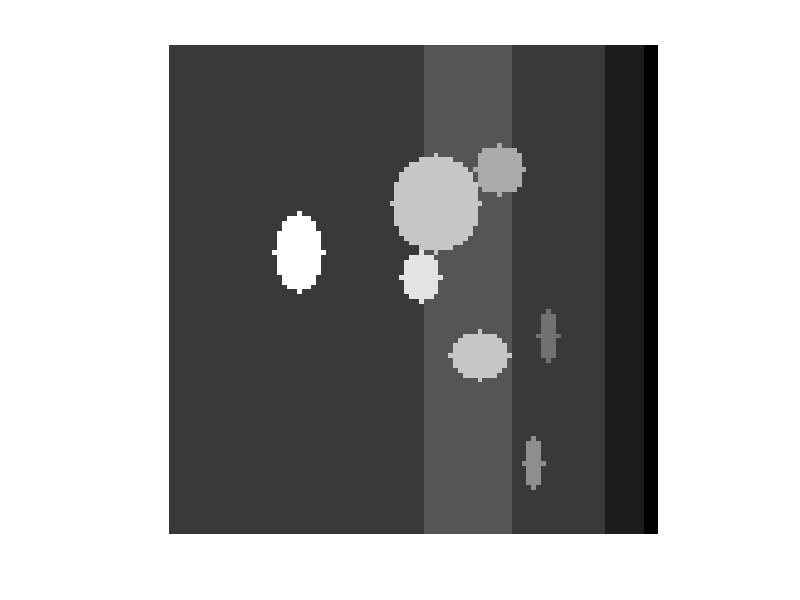
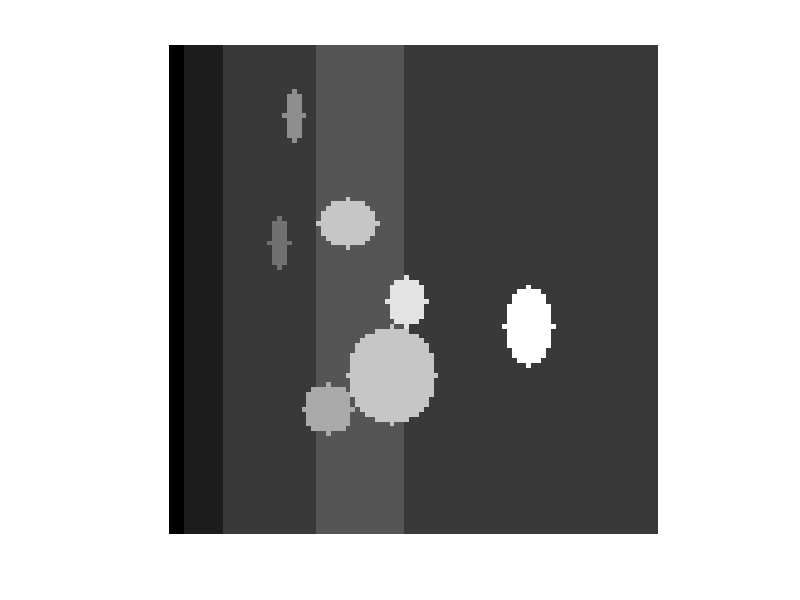

These figures' MATLAB source, in order: (Note: this script raises an error after producing the figures.)
% Generate a human-like layered phantom with elliptical vessels.
clear all;
close all;

pixel_size = 0.2;
fac=0.1/pixel_size;% pixel size = 0.1/fac mm
% Initialize the size of the 3D matrix
nx = 120 * fac; % Size in the x-direction %180
ny = 200 * fac; % Size in the y-direction
nz = 200 * fac; % Size in the z-direction (axial direction) % 200
phantom = ones(nx, ny, nz); % Initialize the matrix with zeros


% ------------------------
% 1. Layered structure (Tissue layers)
% ------------------------
rng(1);
% Specify the thickness of the first two layers
layer1_thickness = round(5 * fac); % skin
layer2_thickness = round(15 * fac); % skin
layer3_thickness = round(38 * fac); % subcu
layer4_thickness = round(36 * fac); % muscle

% Automatically calculate the thickness of the third layer
layer5_thickness = nz - layer1_thickness - layer2_thickness - layer3_thickness - layer4_thickness; % subcu

% Check if the thickness values are valid
if layer4_thickness <= 0
    error('Invalid thickness values: the total thickness exceeds nz.');
end

% Assign values to each layer
phantom(:, :, 1:layer1_thickness) = 1; % First layer with value 1 (epidermis)
phantom(:, :, layer1_thickness+1:layer1_thickness+layer2_thickness) = 2; % Second layer with value 2 (dermis)
phantom(:, :, layer1_thickness + layer2_thickness+1 : layer1_thickness + layer2_thickness + layer3_thickness) = 3; % value 3 (subcutenous)
phantom(:, :, layer1_thickness+layer2_thickness+layer3_thickness+1:layer1_thickness+layer2_thickness+layer3_thickness+layer4_thickness) = 4; %value 4 (muscle)
phantom(:, :, layer1_thickness+layer2_thickness+layer3_thickness+layer4_thickness+1:end) = 3; % value 3 (subcutenous)

% ------------------------
% 2. Cylinders (Blood vessels)
% ------------------------
% 1
% Define elliptical cylinders as [Center_y, Center_z, Radius_y, Radius_z, Value]
cylinders = {
    [round(81*fac), round(46*fac), round(9*fac), round(4*fac), 5];
    [round(30*fac), round(51*fac), round(9*fac), round(3*fac), 6];   
    [round(150*fac), round(65*fac), round(9*fac), round(9*fac), 7];
    [round(74*fac), round(74*fac), round(10*fac), round(11*fac), 8];
    [round(135*fac), round(91*fac), round(20*fac), round(17*fac), 8];
    [round(105*fac), round(98*fac), round(10*fac), round(8*fac), 9];
    [round(115*fac), round(147*fac), round(15*fac), round(10*fac), 10];};

% Iterate through each elliptical cylinder and embed it into the phantom matrix
for i = 1:length(cylinders)
    cy = cylinders{i}(1);       % Center y
    cz = cylinders{i}(2);       % Center z
    ry = cylinders{i}(3);       % Radius in y-direction
    rz = cylinders{i}(4);       % Radius in z-direction
    value = cylinders{i}(5);    % Assigned value

    for x = 1:nx
        for z = 1:nz
            for y = 1:ny
                dy = y - cy;
                dz = z - cz;
                if (dy^2)/(ry^2) + (dz^2)/(rz^2) <= 1
                    phantom(x, y, z) = value;
                end
            end
        end
    end
end


% ------------------------
% 3. Visualization
% ------------------------

% Open volume viewer for the phantom matrix
vol = phantom;
vol = flip(flip(flip(vol, 1), 2), 3);
vol = uint8(vol);
phantom = uint8(phantom);
figure;imshow(squeeze(max(vol,[],1)),[]);
figure;imshow(squeeze(max(phantom,[],1)),[]);
% A = rand(4, 4, 4);
% sO2_map = imresize3(A,[nx,ny,nz],'cubic');
% sO2_map = (sO2_map-min(sO2_map(:)))/(max(sO2_map(:))-min(sO2_map(:)))*11;
% sO2_map(phantom==5) = phantom(phantom==5);
% sO2_map(phantom==6) = phantom(phantom==6);
% sO2_map(phantom==7) = phantom(phantom==7);
% sO2_map(phantom==8) = phantom(phantom==8);
% sO2_map(phantom==9) = phantom(phantom==9);
% sO2_map(phantom==10) = phantom(phantom==10);
% sO2_map(phantom==11) = phantom(phantom==11);
% imshow(squeeze(max(sO2_map,[],1)),[]);
% volumeViewer(vol);

% ------------------------
% 4. Save to a .mat file
% ------------------------

% Save the resized phantom matrix to a .mat file
niftiwrite(vol, fullfile('data','phantoms','digital_phantom_human.nii'))
% save('digital_vessel_new_mimicCC_0.2.mat', 'phantom');

% close all;
% clear all;
% load('digital_vessel_mimicCC_0.1.mat');
% vol = uint8(vol);
% volumeViewer(vol);
% niftiwrite(vol, 'digital_vessel_mimicCC_0.1.nii')
